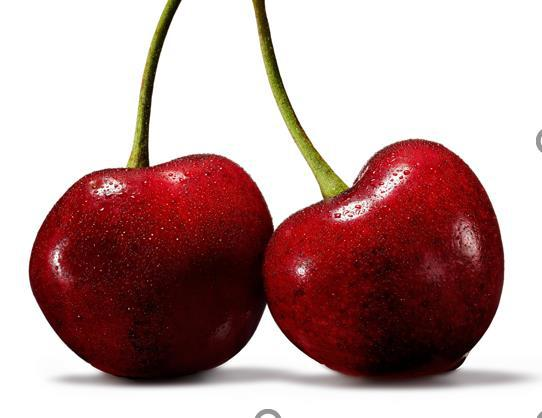
#> input picture Computer Vision/Assignment-1/3rd/8bit_cherry.jpg, 542 x 418 px
$ python 8bit_to_3bit.py
#> lines starting #> are read from the running program, lines starting #| are printed output that depends on the picture
import cv2
import numpy as np

image_8bit = cv2.imread('8bit_cherry.jpg')  # reading image
#> image_8bit is the input picture: shape (418, 542, 3); mean B, G, R 154.7, 155.7, 187.4
image_8bit = np.uint8(image_8bit)
print("Max Value: {}, Image Size: {}, Shape: {}".format(image_8bit.max(), image_8bit.size, image_8bit.shape))
#| Max Value: 255, Image Size: 679668, Shape: (418, 542, 3)
image_3bit = (image_8bit/2**8)*2**3 # dividing each pixel value
image_3bit = np.uint8(image_3bit)  # typecasting to nd array
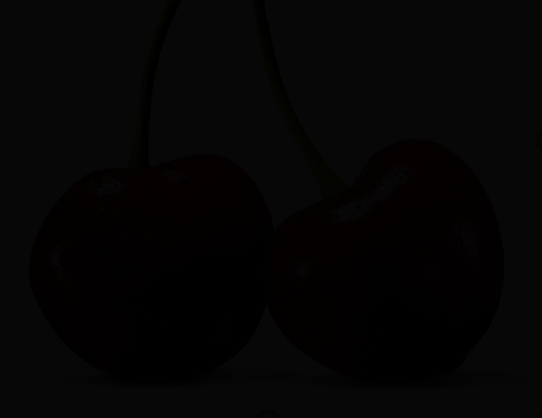
#> image_3bit: shape (418, 542, 3); mean B, G, R 4.19, 4.22, 5.12
print("Max Value: {}, Image Size: {}, Shape: {}".format(image_3bit.max(), image_3bit.size, image_3bit.shape))
#| Max Value: 7, Image Size: 679668, Shape: (418, 542, 3)
upscale = image_3bit * 2**5  # as the 3 bit image is not visible, upscaleing the image by multiplying whole array.
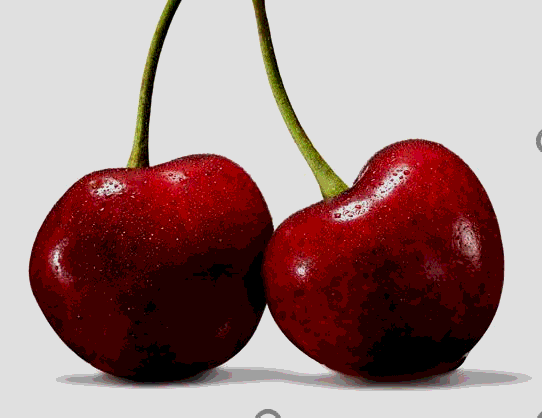
#> upscale: shape (418, 542, 3); mean B, G, R 133.9, 135.1, 163.9
cv2.imshow('3bit_cherry.jpg', image_3bit)
cv2.imshow('3bit_cherry_upscaled.jpg',upscale )
cv2.imwrite('3bit_cherry.jpg', image_3bit)
cv2.imwrite('3bit_cherry_upscaled.jpg',upscale)
cv2.waitKey()

$ run again, with Computer Vision/Assignment-1/3rd/8bit_apple.jpg copied over Computer Vision/Assignment-1/3rd/8bit_cherry.jpg
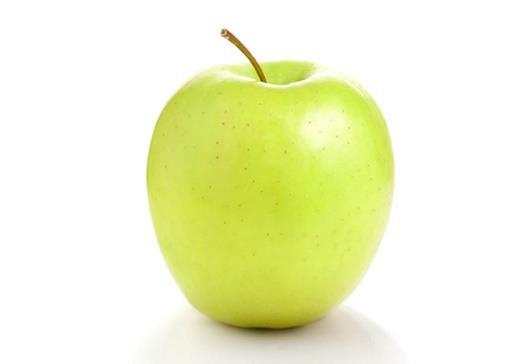
#> input picture Computer Vision/Assignment-1/3rd/8bit_apple.jpg, 526 x 364 px
#> image_8bit is the input picture: shape (364, 526, 3); mean B, G, R 205.7, 244.8, 240.8
#| Max Value: 255, Image Size: 574392, Shape: (364, 526, 3)
#| Max Value: 7, Image Size: 574392, Shape: (364, 526, 3)
#> `upscale = image_3bit * 2**5`:
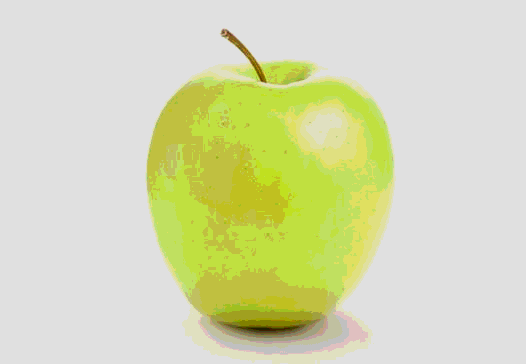
#> upscale: shape (364, 526, 3); mean B, G, R 180.4, 219.2, 214.8
